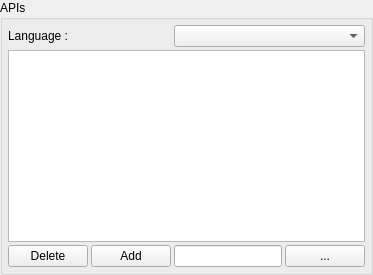
     <widget class="QWidget" name="pSourceAPIs">
      <layout class="QVBoxLayout">
       <property name="spacing">
        <number>3</number>
       </property>
       <property name="margin">
        <number>0</number>
       </property>
       <item>
        <widget class="QGroupBox" name="gbSourceAPIs">
         <property name="title">
          <string>APIs</string>
         </property>
         <layout class="QGridLayout" name="gridLayout_19">
          <property name="margin">
           <number>5</number>
          </property>
          <property name="spacing">
           <number>3</number>
          </property>
          <item row="1" column="0" colspan="4">
           <widget class="QListWidget" name="lwSourceAPIs">
            <property name="statusTip">
             <string>List of API files</string>
            </property>
           </widget>
          </item>
          <item row="2" column="1">
           <widget class="QPushButton" name="pbSourceAPIsAdd">
            <property name="text">
             <string>Add</string>
            </property>
           </widget>
          </item>
          <item row="2" column="2">
           <widget class="QLineEdit" name="leSourceAPIs"/>
          </item>
          <item row="2" column="3">
           <widget class="QPushButton" name="pbSourceAPIsBrowse">
            <property name="text">
             <string notr="true">...</string>
            </property>
           </widget>
          </item>
          <item row="2" column="0">
           <widget class="QPushButton" name="pbSourceAPIsDelete">
            <property name="text">
             <string>Delete</string>
            </property>
           </widget>
          </item>
          <item row="0" column="0" colspan="2">
           <widget class="QLabel" name="lSourceAPIsLanguage">
            <property name="text">
             <string>Language :</string>
            </property>
           </widget>
          </item>
          <item row="0" column="2" colspan="2">
           <widget class="QComboBox" name="cbSourceAPIsLanguages">
            <property name="toolTip">
             <string>Select language to be configured.</string>
            </property>
           </widget>
          </item>
         </layout>
        </widget>
       </item>
      </layout>
     </widget>
